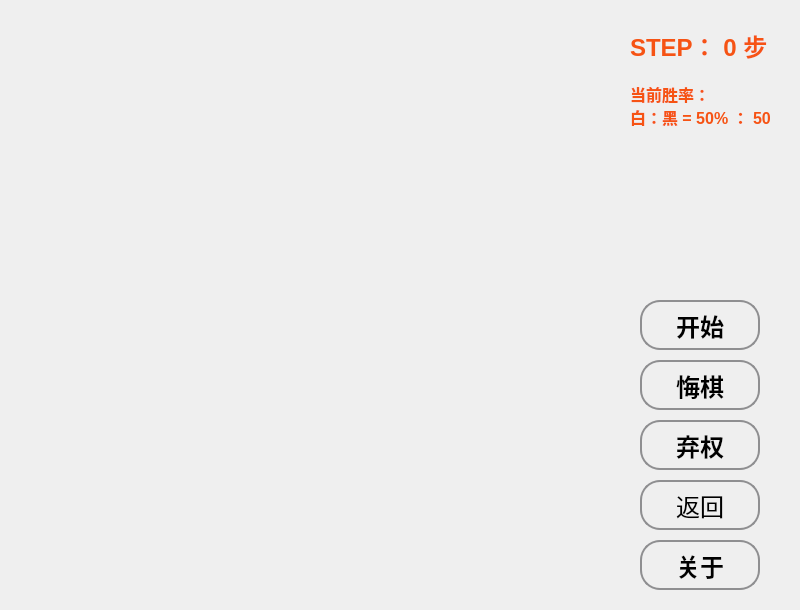
<?xml version="1.0" encoding="UTF-8"?>
<ui version="4.0">
 <class>PVMWindow</class>
 <widget class="QMainWindow" name="PVMWindow">
  <property name="geometry">
   <rect>
    <x>0</x>
    <y>0</y>
    <width>800</width>
    <height>610</height>
   </rect>
  </property>
  <property name="minimumSize">
   <size>
    <width>800</width>
    <height>610</height>
   </size>
  </property>
  <property name="maximumSize">
   <size>
    <width>800</width>
    <height>610</height>
   </size>
  </property>
  <property name="windowTitle">
   <string>RicardoGoBang</string>
  </property>
  <widget class="QWidget" name="centralwidget">
   <widget class="QPushButton" name="btn_back">
    <property name="geometry">
     <rect>
      <x>640</x>
      <y>480</y>
      <width>120</width>
      <height>50</height>
     </rect>
    </property>
    <property name="font">
     <font>
      <family>Microsoft Sans Serif</family>
      <pointsize>18</pointsize>
     </font>
    </property>
    <property name="styleSheet">
     <string notr="true">QPushButton {
         border: 2px solid #8f8f91;
         border-radius: 20px;
         background-color: qlineargradient(x1: 0, y1: 0, x2: 0, y2: 1,
                                           stop: 0 #00A1F1, stop: 1 #0072C6);
     }
 
     QPushButton:pressed {
         background-color: qlineargradient(x1: 0, y1: 0, x2: 0, y2: 1,
                                           stop: 0 #dadbde, stop: 1 #f6f7fa);
     }
 QPushButton:default {
         border-color: navy; /* 使得按钮显示变得更加突出 */
     }
</string>
    </property>
    <property name="text">
     <string>返回</string>
    </property>
   </widget>
   <widget class="QPushButton" name="btn_undo">
    <property name="geometry">
     <rect>
      <x>640</x>
      <y>360</y>
      <width>120</width>
      <height>50</height>
     </rect>
    </property>
    <property name="font">
     <font>
      <family>Microsoft Sans Serif</family>
      <pointsize>18</pointsize>
      <weight>75</weight>
      <bold>true</bold>
     </font>
    </property>
    <property name="styleSheet">
     <string notr="true">QPushButton {
         border: 2px solid #8f8f91;
         border-radius: 20px;
         background-color: qlineargradient(x1: 0, y1: 0, x2: 0, y2: 1,
                                           stop: 0 #00A1F1, stop: 1 #0072C6);
     }
 
     QPushButton:pressed {
         background-color: qlineargradient(x1: 0, y1: 0, x2: 0, y2: 1,
                                           stop: 0 #dadbde, stop: 1 #f6f7fa);
     }
 QPushButton:default {
         border-color: navy; /* 使得按钮显示变得更加突出 */
     }
</string>
    </property>
    <property name="text">
     <string>悔棋</string>
    </property>
   </widget>
   <widget class="QPushButton" name="btn_giveup">
    <property name="geometry">
     <rect>
      <x>640</x>
      <y>420</y>
      <width>120</width>
      <height>50</height>
     </rect>
    </property>
    <property name="font">
     <font>
      <family>Microsoft Sans Serif</family>
      <pointsize>18</pointsize>
      <weight>75</weight>
      <bold>true</bold>
     </font>
    </property>
    <property name="styleSheet">
     <string notr="true">QPushButton {
         border: 2px solid #8f8f91;
         border-radius: 20px;
         background-color: qlineargradient(x1: 0, y1: 0, x2: 0, y2: 1,
                                           stop: 0 #00A1F1, stop: 1 #0072C6);
     }
 
     QPushButton:pressed {
         background-color: qlineargradient(x1: 0, y1: 0, x2: 0, y2: 1,
                                           stop: 0 #dadbde, stop: 1 #f6f7fa);
     }
 QPushButton:default {
         border-color: navy; /* 使得按钮显示变得更加突出 */
     }
</string>
    </property>
    <property name="text">
     <string>弃权</string>
    </property>
   </widget>
   <widget class="QPushButton" name="btn_start">
    <property name="geometry">
     <rect>
      <x>640</x>
      <y>300</y>
      <width>120</width>
      <height>50</height>
     </rect>
    </property>
    <property name="font">
     <font>
      <family>Microsoft Sans Serif</family>
      <pointsize>18</pointsize>
      <weight>75</weight>
      <bold>true</bold>
     </font>
    </property>
    <property name="styleSheet">
     <string notr="true">QPushButton {
         border: 2px solid #8f8f91;
         border-radius: 20px;
         background-color: qlineargradient(x1: 0, y1: 0, x2: 0, y2: 1,
                                           stop: 0 #00A1F1, stop: 1 #0072C6);
     }
 
     QPushButton:pressed {
         background-color: qlineargradient(x1: 0, y1: 0, x2: 0, y2: 1,
                                           stop: 0 #dadbde, stop: 1 #f6f7fa);
     }
 QPushButton:default {
         border-color: navy; /* 使得按钮显示变得更加突出 */
     }
</string>
    </property>
    <property name="text">
     <string>开始</string>
    </property>
   </widget>
   <widget class="QPushButton" name="btn_about">
    <property name="geometry">
     <rect>
      <x>640</x>
      <y>540</y>
      <width>120</width>
      <height>50</height>
     </rect>
    </property>
    <property name="font">
     <font>
      <family>Microsoft Sans Serif</family>
      <pointsize>18</pointsize>
      <weight>75</weight>
      <bold>true</bold>
     </font>
    </property>
    <property name="styleSheet">
     <string notr="true">QPushButton {
         border: 2px solid #8f8f91;
         border-radius: 20px;
         background-color: qlineargradient(x1: 0, y1: 0, x2: 0, y2: 1,
                                           stop: 0 #00A1F1, stop: 1 #0072C6);
     }
 
     QPushButton:pressed {
         background-color: qlineargradient(x1: 0, y1: 0, x2: 0, y2: 1,
                                           stop: 0 #dadbde, stop: 1 #f6f7fa);
     }
 QPushButton:default {
         border-color: navy; /* 使得按钮显示变得更加突出 */
     }
</string>
    </property>
    <property name="text">
     <string>关于</string>
    </property>
   </widget>
   <widget class="QLabel" name="label_step">
    <property name="geometry">
     <rect>
      <x>630</x>
      <y>20</y>
      <width>140</width>
      <height>50</height>
     </rect>
    </property>
    <property name="font">
     <font>
      <family>Microsoft Sans Serif</family>
      <pointsize>18</pointsize>
      <weight>75</weight>
      <bold>true</bold>
     </font>
    </property>
    <property name="styleSheet">
     <string notr="true">color:#f65314</string>
    </property>
    <property name="text">
     <string>STEP： 0 步</string>
    </property>
   </widget>
   <widget class="QLabel" name="label_rate">
    <property name="geometry">
     <rect>
      <x>630</x>
      <y>80</y>
      <width>140</width>
      <height>50</height>
     </rect>
    </property>
    <property name="font">
     <font>
      <family>Microsoft Sans Serif</family>
      <pointsize>12</pointsize>
      <weight>75</weight>
      <bold>true</bold>
     </font>
    </property>
    <property name="styleSheet">
     <string notr="true">color:#f65314</string>
    </property>
    <property name="text">
     <string>当前胜率：
白：黑 = 50% ： 50%</string>
    </property>
   </widget>
   <widget class="QWidget" name="widget_chess" native="true">
    <property name="geometry">
     <rect>
      <x>0</x>
      <y>0</y>
      <width>600</width>
      <height>600</height>
     </rect>
    </property>
    <layout class="QVBoxLayout" name="verticalLayout"/>
   </widget>
  </widget>
 </widget>
 <resources/>
 <connections/>
</ui>
